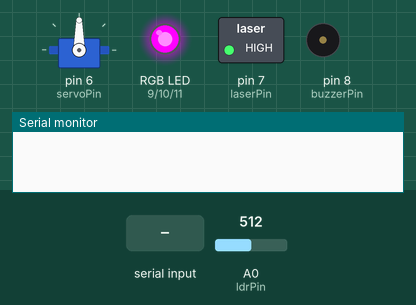
Bench run of a sketch on a simulated Arduino Uno, built with avr-gcc and run on an emulated ATmega328P. Shown: servo, switched loads named in the sketch (green lamp = pin HIGH), an RGB LED mixed from three pins (HIGH = lit), buzzer (waves = sounding), the last lines printed to the serial monitor. Dashed ring = blinking. The inputs (shaded band) are chosen by the test bench; at power-on: A0 (ldrPin) = 512.

Above: at 1.2 s.
1.3 s: "SYSTEM_ON\n" received over Serial
At 2.24 s:
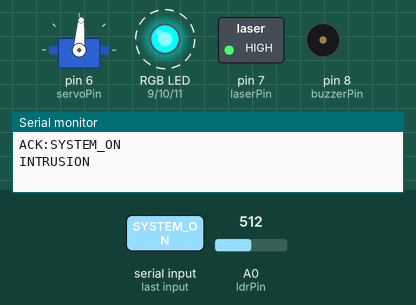
4.3 s: "SYSTEM_OFF\n" received over Serial
At 5.1 s:
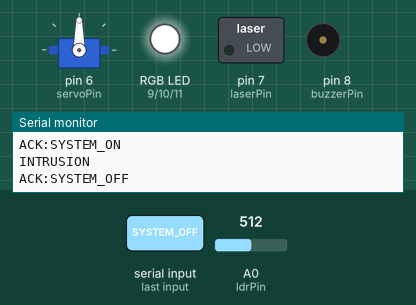
5.8 s: "ALARM_ACK\n" received over Serial
At 6.3 s:
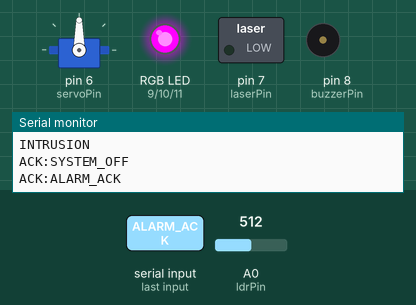
7.3 s: "SERVO:\n" received over Serial
At 8.5 s:
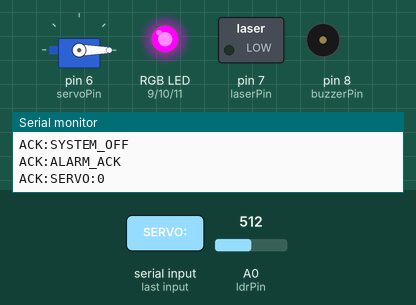
8.8 s: "SYSTEM_ON\n" received over Serial
At 9.7 s:
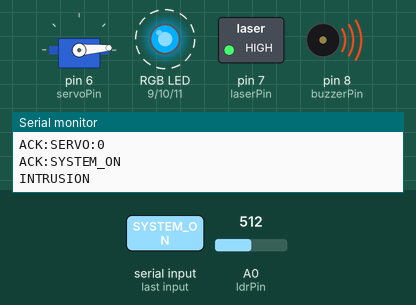
Timing chart, 0 to 12.8 s (numbered marks = the images above; inputs shaded):
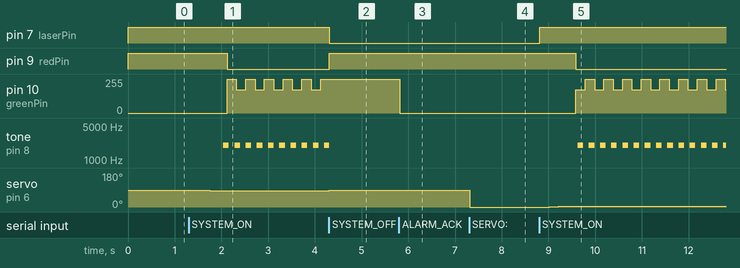

Measured:
- after the input at 1.3 s, pin 9 (redPin): HIGH → LOW after 0.82 s; pin 10 (greenPin): alternates 255/255 for 0.20 s and 175/255 for 0.20 s, starting after 0.82 s; tone on pin 8 (buzzerPin): alternates 2000 Hz for 0.12 s and silent for 0.12 s, starting after 0.74 s; servo on pin 6 (servoPin): 90° → 88° after 0.25 s, → 86° 0.20 s later
- after the input at 4.3 s, pin 7 (laserPin): HIGH → LOW at once; pin 9 (redPin): LOW → HIGH at once; pin 10 (greenPin): stops changing and stays 255/255; tone on pin 8 (buzzerPin): goes on until 4.3 s, then stays silent; servo on pin 6 (servoPin): 86° → 90° at once
- after the input at 5.8 s, pin 10 (greenPin): 255/255 → 0/255 at once
- after the input at 7.3 s, servo on pin 6 (servoPin): 90° → 0° at once
- after the input at 8.8 s, pin 7 (laserPin): LOW → HIGH at once; pin 9 (redPin): HIGH → LOW after 0.79 s

The sketch:

sketch.ino
```cpp
#include <Servo.h>

// === PINS ===
const int laserPin  = 7;
const int redPin    = 9;
const int greenPin  = 10;
const int bluePin   = 11;
const int buzzerPin = 8;
const int ldrPin    = A0;
const int servoPin  = 6;

// === CONFIG ===
int  threshold   = 25;
bool systemActive = false;

// === ALARME ===
bool alarmActive = false;          // true = intrusion non acquittée
unsigned long lastBuzzerToggle = 0;
unsigned long lastLedToggle    = 0;
bool buzzerState = false;
bool ledPhase    = false;

// === SERVO ===
Servo camServo;
int  servoPos  = 90;
int  servoDir  = 1;
int  servoStep = 2;
String servoMode = "auto";
unsigned long lastServoMove = 0;
const int servoDelay = 200;

// === LDR non-bloquant ===
int  ldrReadings[20];
int  ldrIndex        = 0;
unsigned long lastLdrRead = 0;

// ── Couleur LED ──
void setColor(int r, int g, int b) {
  analogWrite(redPin,   255 - r);
  analogWrite(greenPin, 255 - g);
  analogWrite(bluePin,  255 - b);
}

// ── Détection non-bloquante ──
// Retourne true une seule fois quand les 20 échantillons sont prêts
// et que le seuil est dépassé
bool detectIntrusion() {
  if (millis() - lastLdrRead < 30) return false;
  lastLdrRead = millis();

  ldrReadings[ldrIndex++] = analogRead(ldrPin);
  if (ldrIndex < 20) return false;

  ldrIndex = 0;
  int count = 0;
  for (int i = 0; i < 20; i++) {
    if (ldrReadings[i] > threshold) count++;
  }
  return (count > 15);
}

// ── Alarme continue non-bloquante ──
// Appelée à chaque loop() tant que alarmActive == true
void updateAlarm() {
  unsigned long now = millis();

  // LED : alterne rouge / orange toutes les 200 ms
  if (now - lastLedToggle >= 200) {
    lastLedToggle = now;
    ledPhase = !ledPhase;
    if (ledPhase) setColor(255, 0,  0);
    else          setColor(255, 80, 0);
  }

  // Buzzer : bip 120 ms ON / 120 ms OFF
  if (now - lastBuzzerToggle >= 120) {
    lastBuzzerToggle = now;
    buzzerState = !buzzerState;
    if (buzzerState) tone(buzzerPin, 2000);
    else             noTone(buzzerPin);
  }
}

// ── Arrêt alarme ──
void stopAlarm() {
  alarmActive = false;
  noTone(buzzerPin);
  setColor(0, 255, 0);
}

// === COMMANDES SÉRIE ===
void handleCommand(String cmd) {
  cmd.trim();

  if (cmd == "SYSTEM_ON") {
    systemActive = true;
    setColor(0, 255, 0);
    digitalWrite(laserPin, HIGH);
    Serial.println("ACK:SYSTEM_ON");

  } else if (cmd == "SYSTEM_OFF") {
    systemActive = false;
    stopAlarm();
    digitalWrite(laserPin, LOW);
    setColor(0, 0, 0);
    camServo.write(90);
    Serial.println("ACK:SYSTEM_OFF");

  } else if (cmd == "ALARM_ACK") {
    // L'utilisateur a acquitté l'alarme depuis l'interface
    stopAlarm();
    Serial.println("ACK:ALARM_ACK");

  } else if (cmd == "MODE_AUTO") {
    servoMode = "auto";
    Serial.println("ACK:MODE_AUTO");

  } else if (cmd == "MODE_MANUAL") {
    servoMode = "manual";
    Serial.println("ACK:MODE_MANUAL");

  } else if (cmd.startsWith("SERVO:")) {
    int pos = constrain(cmd.substring(6).toInt(), 0, 180);
    servoPos = pos;
    camServo.write(servoPos);
    Serial.print("ACK:SERVO:"); Serial.println(servoPos);

  } else if (cmd == "SERVO_LEFT") {
    servoPos = constrain(servoPos - 15, 0, 180);
    camServo.write(servoPos);
    Serial.print("ACK:SERVO:"); Serial.println(servoPos);

  } else if (cmd == "SERVO_RIGHT") {
    servoPos = constrain(servoPos + 15, 0, 180);
    camServo.write(servoPos);
    Serial.print("ACK:SERVO:"); Serial.println(servoPos);
  }
}

// === SERVO AUTO ===
void updateServoAuto() {
  if (millis() - lastServoMove < servoDelay) return;
  lastServoMove = millis();

  servoPos += servoDir * servoStep;
  if (servoPos >= 90) {
    servoPos = 90; servoDir = -1;
  }
  else if (servoPos <= 0) {
    servoPos = 0; servoDir =  1;
  }
  camServo.write(servoPos);
}

// === SETUP ===
void setup() {
  pinMode(laserPin,  OUTPUT);
  pinMode(redPin,    OUTPUT);
  pinMode(greenPin,  OUTPUT);
  pinMode(bluePin,   OUTPUT);
  pinMode(buzzerPin, OUTPUT);

  camServo.attach(servoPin);
  camServo.write(servoPos);
  digitalWrite(laserPin, HIGH);

  Serial.begin(9600);
  setColor(0, 255, 0);
}

// === LOOP ===
void loop() {

  // Commandes série
  if (Serial.available()) {
    String cmd = Serial.readStringUntil('\n');
    handleCommand(cmd);
  }

  if (!systemActive) { delay(50); return; }

  // Alarme active → mise à jour LED + buzzer, rien d'autre
  if (alarmActive) {
    updateAlarm();
    return;  // on ne bouge plus le servo pendant l'alarme
  }

  // Servo auto
  if (servoMode == "auto") updateServoAuto();

  // Détection intrusion
  if (detectIntrusion()) {
    alarmActive = true;
    lastLedToggle    = millis();
    lastBuzzerToggle = millis();
    Serial.println("INTRUSION");
  } else {
    setColor(0, 255, 0);
  }
}
```
